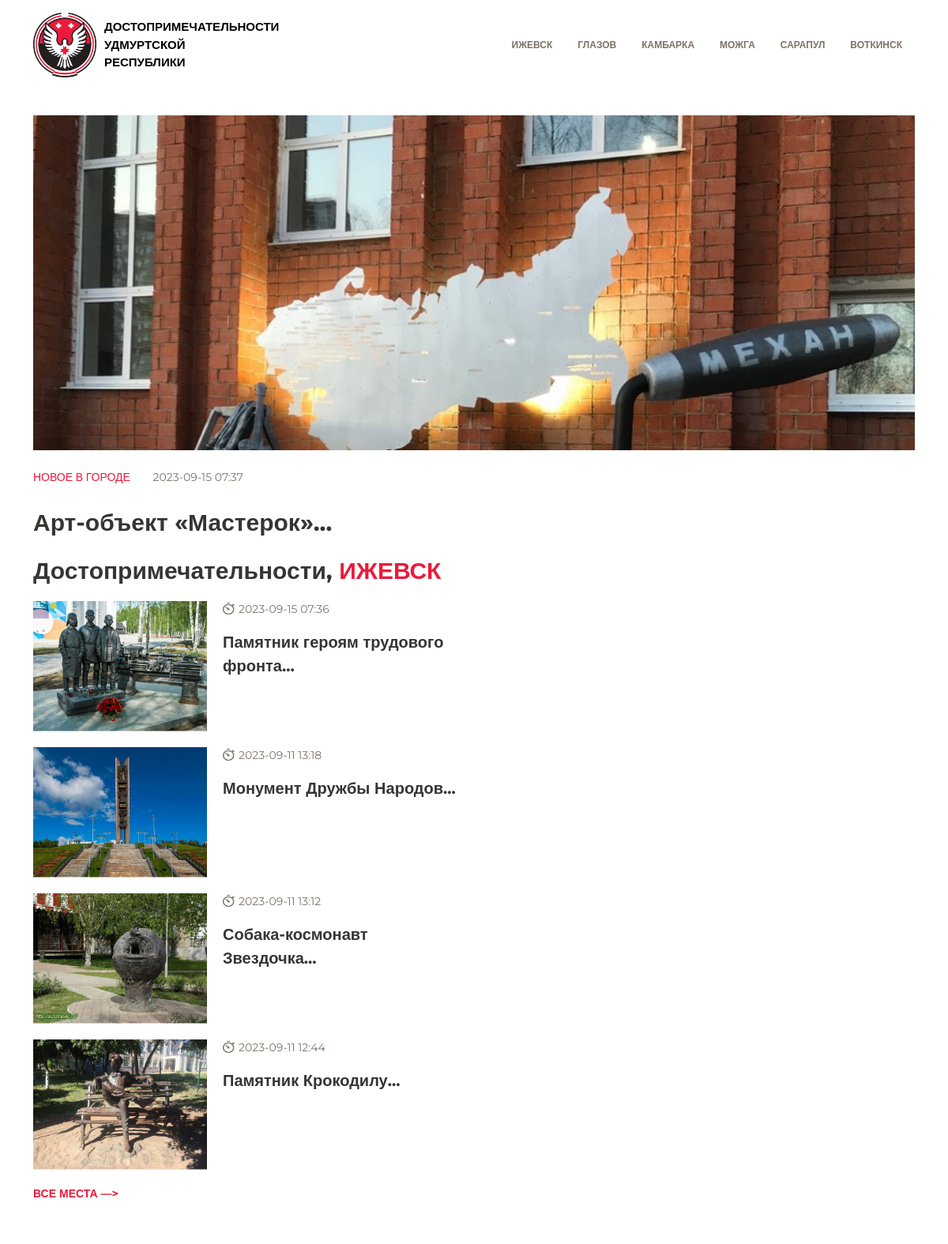
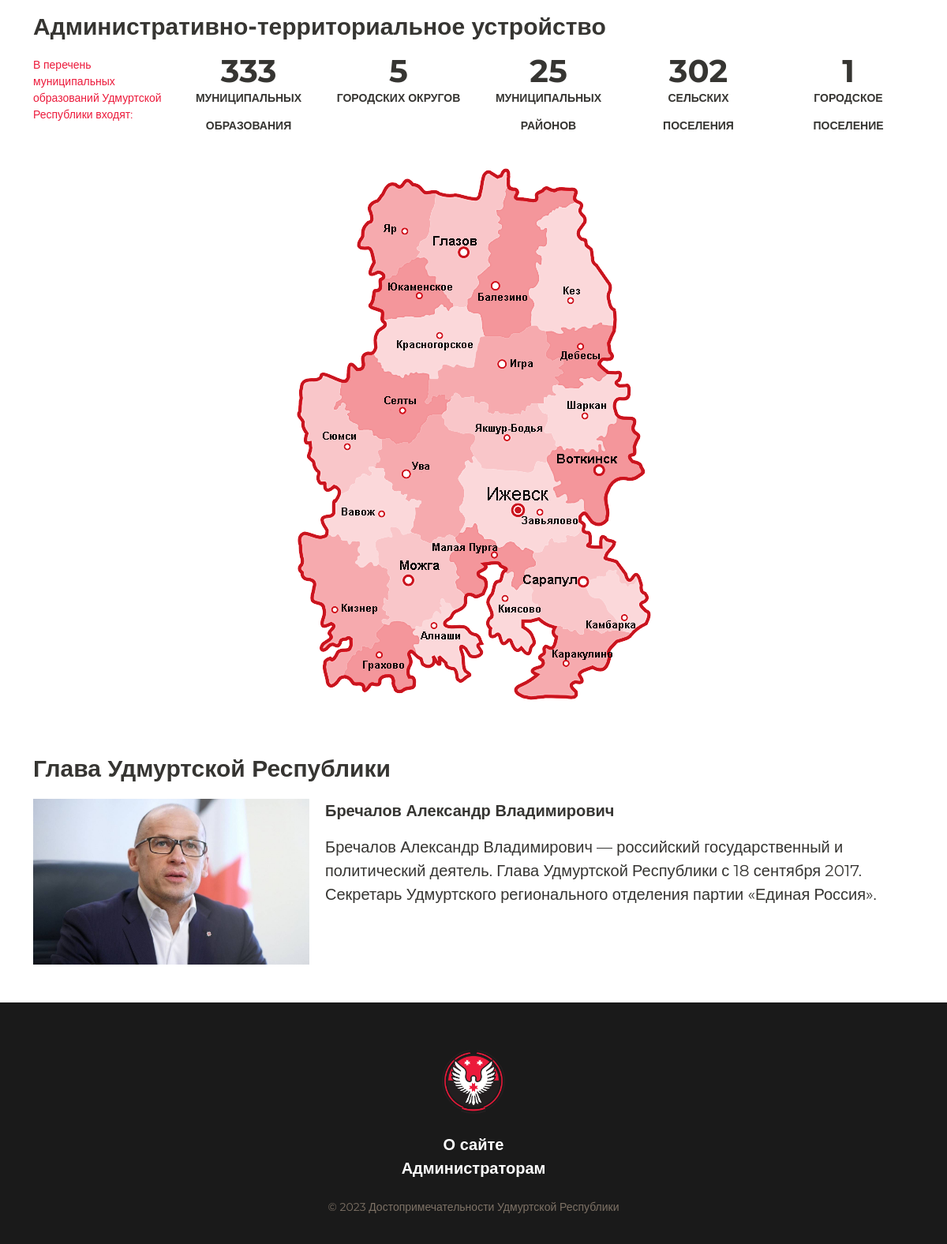
The page / on the database its author committed (2 pictures, top to bottom).
### tables this page shows
CREATE TABLE `cities` (
  `id_city` int NOT NULL,
  `name_city` varchar(255) NOT NULL
);

CREATE TABLE `posts` (
  `id_post` int NOT NULL,
  `id_topic` int NOT NULL,
  `title` varchar(255) NOT NULL,
  `img` varchar(255) NOT NULL,
  `description` text NOT NULL,
  `date` timestamp NOT NULL DEFAULT CURRENT_TIMESTAMP,
  `id_city` int NOT NULL
);

### app/database/db.php (called while the page is built, shortened)
<?php
require 'connect.php';
function dbCheckError($query)
{
    $errInfo = $query->errorInfo();
    return true;
}
function selectAll($table, $params = [])
{
    global $pdo;
    $sql = "SELECT * FROM $table";
    $query = $pdo->prepare($sql);
    $query->execute();
    return $query->fetchAll();
}
function selectAll1($table, $string, $param, $id)
{
    global $pdo;
    $sql = "SELECT * FROM $table WHERE $param=$id ORDER BY $string DESC";
    $query = $pdo->prepare($sql);
    $query->execute();
    return $query->fetchAll();
}
function selectOne($table, $params = [])
{
    global $pdo;
    $sql = "SELECT * FROM $table";
    if (!empty($params)) {
        $i = 0;
        foreach ($params as $key => $value) {
            if ($i === 0) {
                $sql = $sql . " WHERE $key=$value";
            } else {
                $sql = $sql . " AND $key=$value";
            }
            $i++;
        }
    }
    $query = $pdo->prepare($sql);
    $query->execute();
    return $query->fetch();
}
function sortOld($table, $param)
{
    global $pdo;
    $sql = "SELECT * FROM `cities` ORDER BY $param ASC";
    $query = $pdo->prepare($sql);
    $query->execute();
    return $query->fetchAll();
}

### app/controllers/topics.php (called while the page is built, shortened)
<?php
require_once './app/database/db.php';
$posts = selectAll('posts');

### index.php (the view, shortened to what this page needs)
<?php
include("app/controllers/topics.php");
$posts = selectAll1('posts','id_post', 'id_city',$_GET['id_city']);
?>
<html lang="ru">
<head>
    <link rel="stylesheet" href="assets/style/bootstrap.min.css">
    <link rel="stylesheet" href="assets/style/style.css">
    <link rel="stylesheet" href="assets/style/media.css">
</head>
<body>
    <div class="container">
        <?php include("app/include/header.php"); ?>
    </div>
    <main>
        <div class="container my-5">
            <div class="sights_block">
                <div class="row">
                    <?php
                    $i = 0;
                    foreach ($posts as $post) {
                        if ($i < 1) { ?>
                            <div class="col-lg-6 col-sm-12 new">
                                <div class="box_img_new">
                                    <img class="w-100" src="<?= BASE_URL . 'assets/img/posts/' . $post['img']; ?>"
                                        alt="<?= $post['title'] ?>">
                                </div>
                                <p class="txt14 r my-4">НОВОЕ В ГОРОДЕ <span class="date_txt">
                                        <?= mb_substr($post['date'], 0, -3, 'UTF-8'); ?>
                                    </span></p>
                                <p class="txt30 card_link pntr"><a
                                        href='<?= BASE_URL . 'single.php?post=' . $post['id_post']; ?>'><?= mb_substr($post['title'], 0, 100, 'UTF-8') . '...'; ?></a></p>
                            </div>
                        <?php }
                        $i++;
                    } ?>
                    <div class="col-xl-6 col-sm-12 other">
                        <p class='hidden'><?=$city = selectOne('cities', ['id_city' => $_GET['id_city']]); ?></p>
                        <p class="txt30">Достопримечательности, <span class="r"> <?=$city['name_city']; ?></span></p>
                        <?php
                        $i = 0;
                        foreach ($posts as $post) {
                            if ($i > 0 && $i < 5) { ?>
                                <a href='<?= BASE_URL . 'single.php?post=' . $post['id_post']; ?>'>
                                    <div class="card_sight pntr">
                                        <div class="box_img">
                                            <img class="card_sight_img" src="<?= BASE_URL . 'assets/img/posts/' . $post['img']; ?>" alt="<?= $post['title'] ?>">
                                        </div>
                                        <div class="txt_card overflow">
                                            <div class="time">
                                                <img class="clock" src="/assets/img/time.png">
                                                <p class="date_txt">
                                                    <?= mb_substr($post['date'], 0, -3, 'UTF-8'); ?>
                                                </p>
                                            </div>
                                            <p class="txt20 card_link">
                                                <?= mb_substr($post['title'], 0, 75, 'UTF-8') . '...'; ?>
                                            </p>
                                        </div>
                                    </div>
                                </a>
                            <?php }
                            $i++;
                        } ?>
                        <a href="<?= BASE_URL . 'other.php?id_city=' . $city['id_city']; ?>" class="txt14 r pntr"><b>ВСЕ МЕСТА —></b></a>
                    </div>
                </div>
            </div>
            <div class="area_block my-6">
                <p class="txt30 ">Административно-территориальное устройство</p>
                <div class="row counts">
                    <p class="col-lg-2 col-md-6 txt14 r first_col">В перечень муниципальных образований Удмуртской
                        Республики входят:</p>
                    <p class="col-lg-2 col-md-6 txt14 alcenter"><span
                            class="txt40 count_txt">333</span><br><b>МУНИЦИПАЛЬНЫХ ОБРАЗОВАНИЯ</b></p>
                    <p class="col-lg-2 col-md-6 txt14 alcenter"><span class="txt40 count_txt">5</span><br><b>ГОРОДСКИХ
                            ОКРУГОВ</b></p>
                    <p class="col-lg-2 col-md-6 txt14 alcenter"><span
                            class="txt40 count_txt">25</span><br><b>МУНИЦИПАЛЬНЫХ РАЙОНОВ</b></p>
                    <p class="col-lg-2 col-md-6 txt14 alcenter"><span class="txt40 count_txt">302</span><br><b>СЕЛЬСКИХ
                            ПОСЕЛЕНИЯ</b></p>
                    <p class="col-lg-2 col-md-6 txt14 alcenter"><span class="txt40 count_txt">1</span><br><b>ГОРОДСКОЕ
                            ПОСЕЛЕНИЕ</b></p>
                </div>
                <img class="area_img" src="assets/img/UDM.png">
            </div>
            <div class="glava_block my-6">
                <p class="txt30 ">Глава Удмуртской Республики</p>
                <a href="glava.php">
                    <div class="glava">
                        <img class="img_glava" src="assets/img/бречалов.jpg">
                        <div class="txt_card ">
                            <p class="txt20">Бречалов Александр Владимирович</p>
                            <p class="txt20 regular gl_desr">Бречалов Александр Владимирович — российский
                                государственный и политический деятель. Глава Удмуртской Республики с 18 сентября 2017.
                                Секретарь Удмуртского регионального отделения партии «Единая Россия».</p>
                        </div>
                    </div>
                </a>
            </div>
        </div>
    </main>
    <?php include("app/include/footer.php"); ?>
</body>
</html>

### app/include/header.php (shortened to what this page needs)
<?php
$cities = selectAll('cities');
$cities = sortOld('cities', 'id_city');
?>
<header class="my-3 open">
    <a href="<?=BASE_URL . '?id_city=1' ?>" class="logo">
        <img src="assets/img/logo.png" class="logo_img">
        <p>ДОСТОПРИМЕЧАТЕЛЬНОСТИ УДМУРТСКОЙ РЕСПУБЛИКИ</p>
    </a>
    <nav id="nav" class="nav_list">
        <ul class="nav">
            <?php foreach ($cities as $key => $city): ?>
                <li class="nav-item">
                    <a class="nav-link" href="<?= BASE_URL . '?id_city=' . $city['id_city']; ?>"><?= $city['name_city']; ?></a>
                </li>
            <?php endforeach; ?><br>
        </ul>
    </nav>
</header>

### app/include/footer.php
<footer>
    <img src="assets/img/logo.png" class="logo_img"><br><br>
    <a href="about.php" class="footer_link txt20">О сайте</a><br>
    <?php if (isset($_SESSION['id_user'])): ?>
        <a href="<?php echo BASE_URL."admin_posts.php" ?>" class="footer_link txt20">Администраторам</a><br><br>
    <?php else: ?>
        <a href="<?php echo BASE_URL."log.php" ?>" class="footer_link txt20">Администраторам</a><br><br>
    <?php endif ?>
    <p class="date_txt">© 2023 Достопримечательности Удмуртской Республики</p>
</footer>

### assets/style/style.css (style rules this page uses)
html,body { font-family: 'Montserrat', sans-serif; color:#363532; height:100%; }
main { flex:1 1 auto; }
a,.card_link { text-decoration: none; color: #363532; }
.my-6 { margin-top:4rem; }
.txt20 { font-size: 20px; font-weight: 700; }
.txt30 { font-size: 30px; font-weight: 700; }
.txt14 { font-size: 14px; }
.txt40 { font-size: 40px; font-weight: 700; }
.pntr { cursor: pointer; }
.date_txt { font-size: 14px; color:#7E7266; }
.new .date_txt { padding-left:25px; }
.regular { font-weight: 400; }
.r { color:#EC1A3B; }
header { display: flex; justify-content: space-between; align-items: center; }
.logo { font-size: 15px; display: flex; align-items: center; }
.logo_img { width: 80px; }
.logo p { width: 100px; color:black; margin-left: 10px; margin-bottom: 0; font-weight: 700; }
.nav-link { color: #7E7266; font-size: 12px; font-weight: 700; }
.box_img_new { position: relative; overflow:hidden; max-height:424px; }
.new img { object-fit:cover; }
.card_sight_img { width: 220px; margin-right:20px; }
.card_sight { display: flex; padding-bottom: 20px; }
.overflow { overflow:hidden; }
.box_img { position: relative; overflow:hidden; min-width:220px; height:165px; margin-right:20px; }
.box_img img { position: absolute; top:50%; left:50%; transform:translate(-50%,-50%); min-width:220px; height:165px; object-fit:cover; }
.alcenter { text-align: center; line-height: 35px; }
.count_txt { padding-top:-100px; }
.area_img { display: block; margin-left: auto; margin-right: auto; padding-top:20px; }
.glava { display: flex; color:#363532; }
.img_glava { width:350px; margin-right:20px; }
footer { flex: 0 0 auto; padding:60px 20px 20px 20px; text-align: center; background-color: #1a1a1a; color:white; display: block; }
.footer_link { color:white; font-weight: 700; }
.time { display: flex; }
.time img { width:15px; height:15px; margin-top:2px; }
.time p { padding-left:5px; }

### assets/style/media.css (style rules this page uses)
@media (max-width:1200px) { .card_sight .txt_card { width:100%; } }
@media (max-width:1200px) { .new { width:100%; } }

### rows shown on the page
cities: name_city "ИЖЕВСК"
cities: name_city "ГЛАЗОВ"
cities: name_city "КАМБАРКА"
cities: name_city "МОЖГА"
cities: name_city "САРАПУЛ"
cities: name_city "ВОТКИНСК"
posts: img (picture), date "2023-09-15 07:37", title "Арт-объект «Мастерок»"
posts: img (picture), date "2023-09-15 07:36", title "Памятник героям трудового фронта"
posts: img (picture), date "2023-09-11 13:18", title "Монумент Дружбы Народов"
posts: img (picture), date "2023-09-11 13:12", title "Собака-космонавт Звездочка"
posts: img (picture), date "2023-09-11 12:44", title "Памятник Крокодилу"
